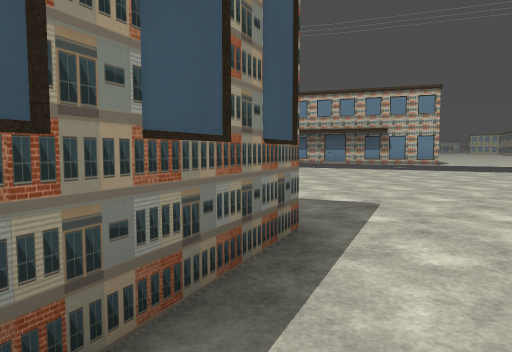
view 1 (above)

24 first-person views from a walk through a Godot game level. The camera is 1.3 m above the floor, tilts 4° down and sees 70° across. The floor is counted in squares, 2 m on a side. Each view is taken from the middle of a square. On the plan, view 1 faces up. The plan holds only what a view shows up to about 11 squares ahead; the rest is blank. The place goes on beyond the plan. Some surface patterns are stand-ins.

view 2
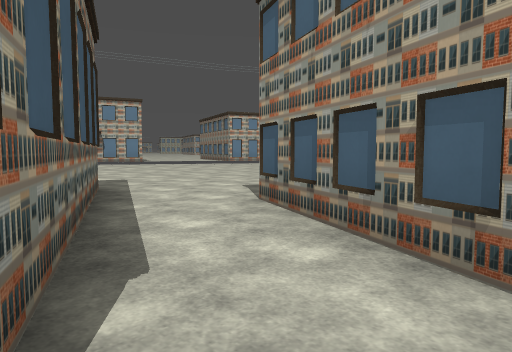

view 3
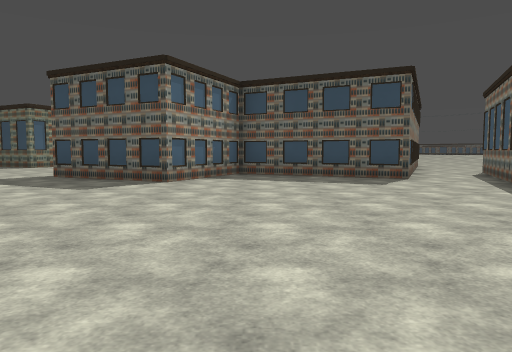

view 4
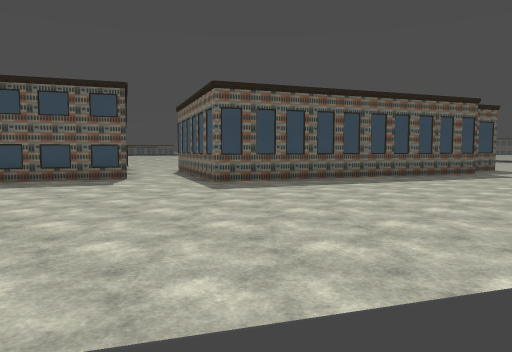

view 5
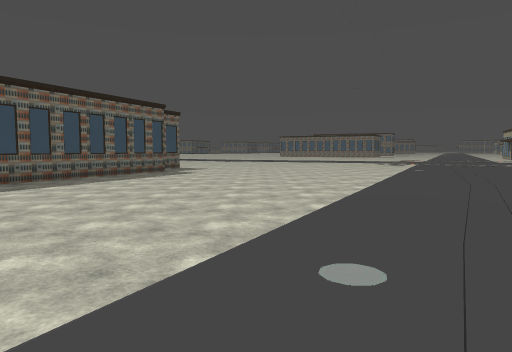

view 6
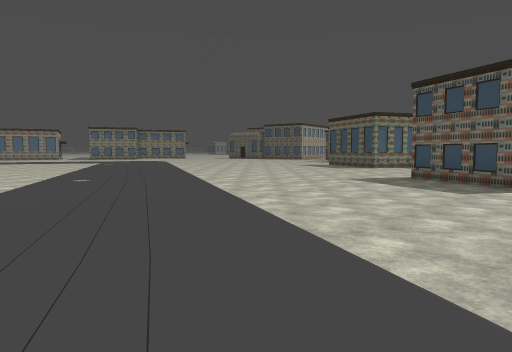

view 7
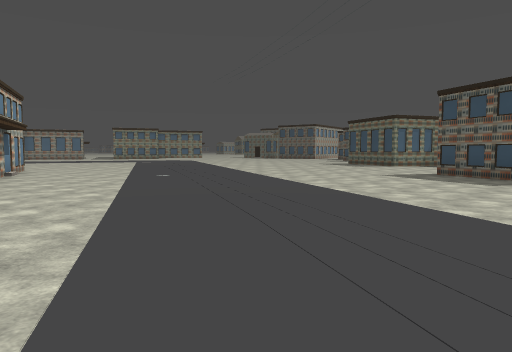

view 8
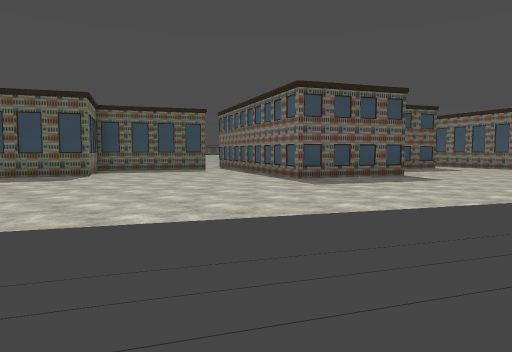

view 9
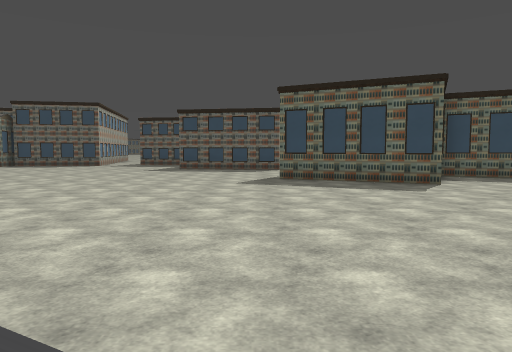

view 10
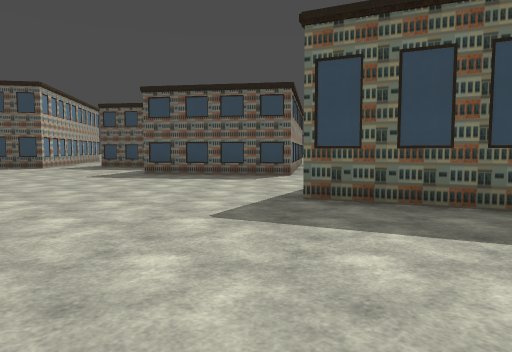

view 11
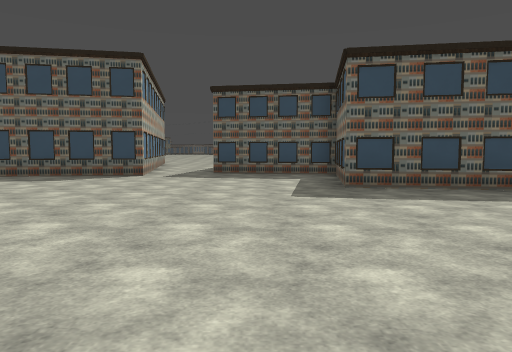

view 12
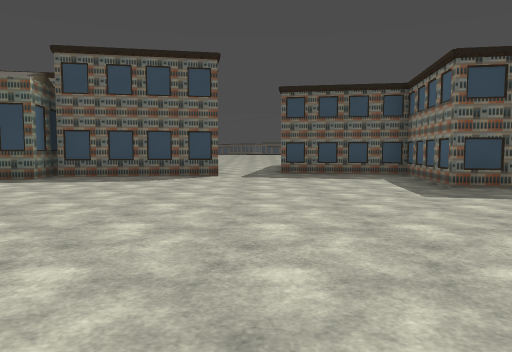

view 13
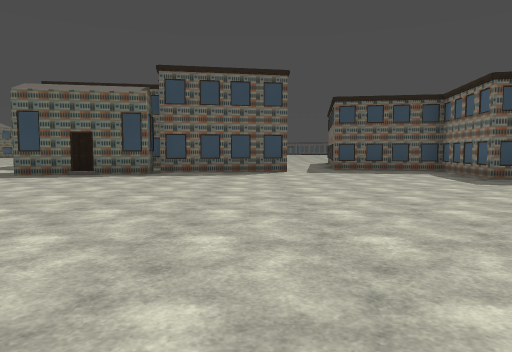

view 14
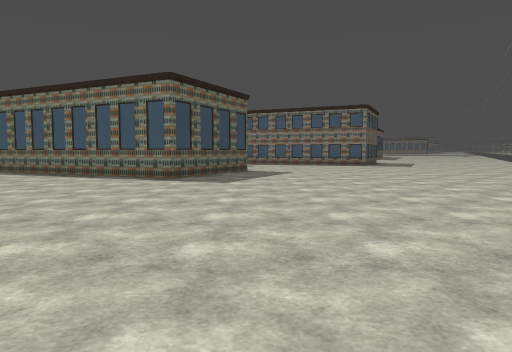

view 15
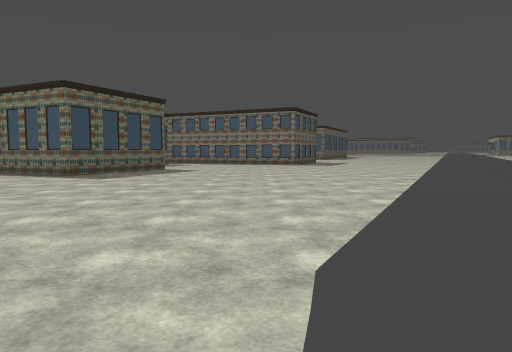

view 16
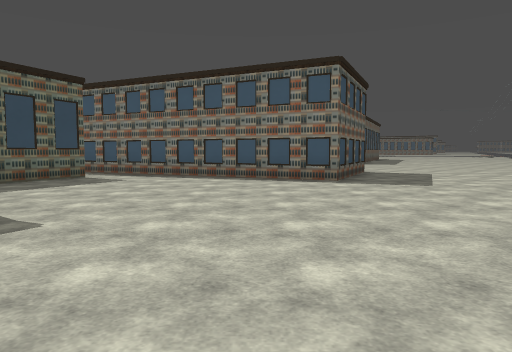

view 17
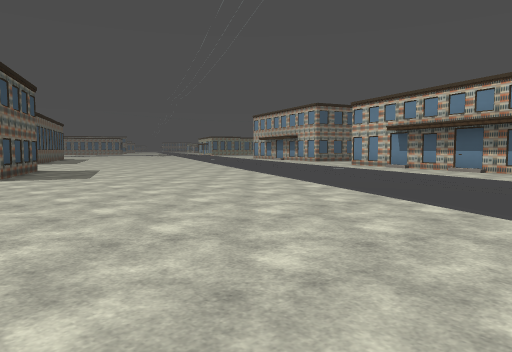

view 18
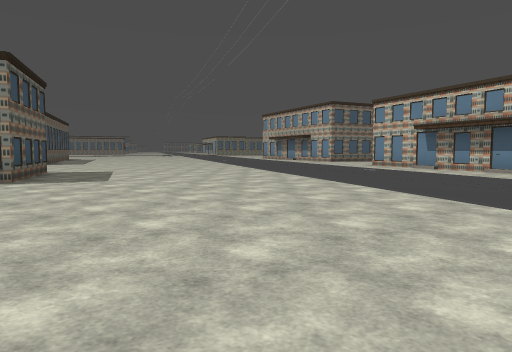

view 19
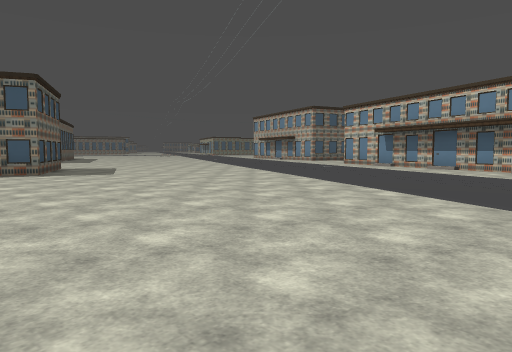

view 20
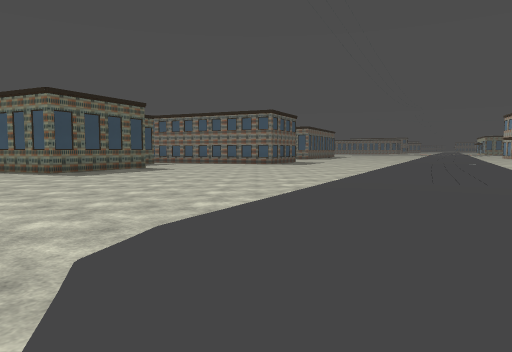

view 21
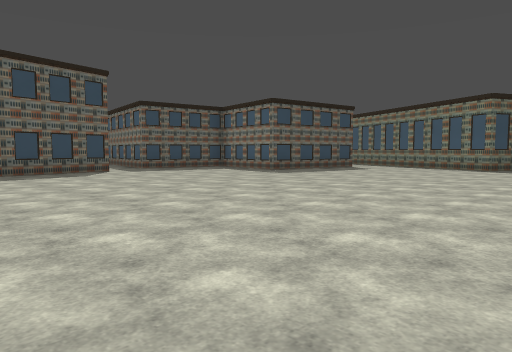

view 22
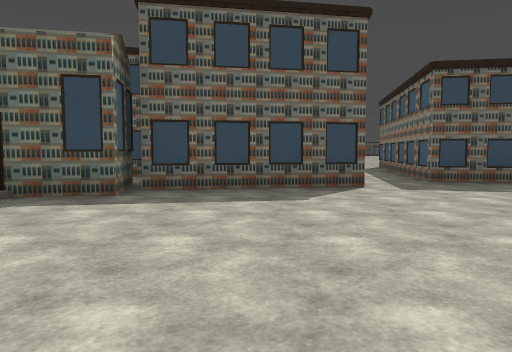

view 23
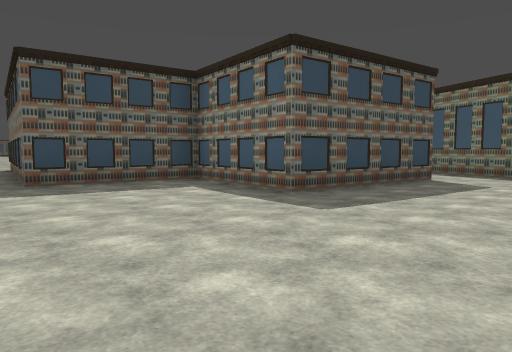

view 24
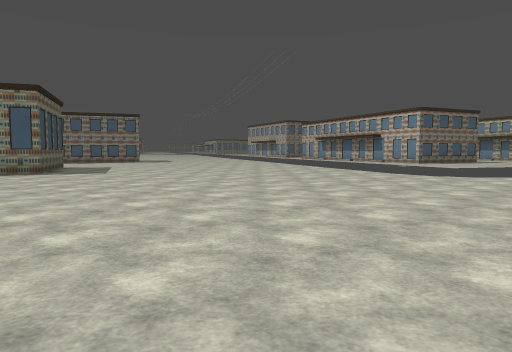

### Floor plan
Key: @ floor where view 1 was taken; # wall or solid block; . main floor; : floor 0.25 m higher than the main floor; / step, stairs or slope.
Columns run from 5 left of view 1 to 31 right of it. Each row starts with its distance up from view 1.
 17 ::
 16 ::::
 15 :::::
 14 ./:::::
 13 ..//::::
 12 ....//:::: :/..
 11 ......//::::::/..... ###
 10 ......../:::::://......##
  9 ........../:::::://......
  8 ............/:::::://....
  7 ............../::::::/...
  6 ................/::::::/
  5 ##................/::::::/
  4  ###...............//::::::
  3    ###...............//::::::
  2     ##................./:::::: ::
  1     #.......##.........../:::::::
  0    ##@##....####.........../:::::
 -1    #..####.## #............../:::.
 -2    #..#  ###  #................/..
 -3    ..##      ##...................
 -4              #.......................
 -5             ##.......................
 -6             #......##................
 -7             # ##..  ###..............
 -8                ###   ##.............
 -9                      #...............
-10                     ##...............
-11                     #................
-12                    ##................
-13                    #. #####..........
-14                           #.........#
-15                           #.......###
-16                           #....#####
-17                           ####.#
-18                              #.

Positions as (right, up) in squares from view 1, and headings:
1: (0, 0), facing up
2: (-2, -3), facing up-right
3: (5, 9), facing down
4: (6, 10), facing down-left
5: (6, 10), facing left
6: (6, 10), facing down-right
7: (6, 12), facing down-right
8: (18, 6), facing down-left
9: (18, 3), facing down
10: (18, -2), facing down
11: (23, -6), facing down
12: (25, -6), facing down
13: (27, -4), facing down
14: (26, -5), facing left
15: (27, -2), facing left
16: (18, -2), facing left
17: (20, -2), facing up-left
18: (19, -2), facing up-left
19: (21, -3), facing up-left
20: (28, -1), facing left
21: (31, -4), facing down-left
22: (28, -9), facing down
23: (26, -9), facing down-left
24: (29, -10), facing up-left
